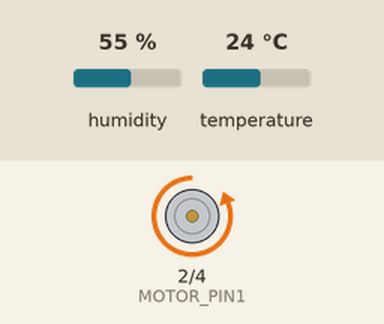
This program was run on a simulated ESP32. On the bench: motor-driver pin pairs drawn as motors (green arrow = first pin HIGH = forward, orange = second pin HIGH = backward, longer = more drive). The test bench sets the inputs (shaded band); at power-on: humidity 55 %, temperature 24 °C. What the program prints to the serial monitor is not drawn.

Above: at 3.0 s.
At 9.0 s:
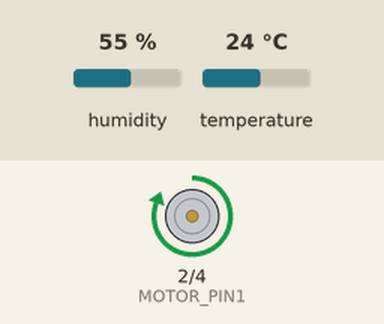
Timing chart, 0 to 15.6 s (numbered marks = the images above):
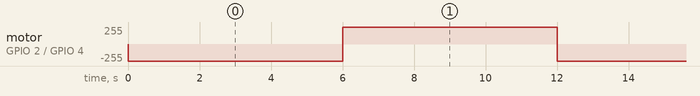

The program:

main.cpp
```cpp
#include <Arduino.h>
#include "Motor.h"
#include "DHT22Sensor.h"
#define MOTOR_PIN1 2
#define MOTOR_PIN2 4
#define HT22_PIN 15
#define MOTOR_PWM 15

Motor motor(MOTOR_PIN1, MOTOR_PIN2, MOTOR_PWM);
DHT22Sensor humidSensor(HT22_PIN);

void setup() {
  Serial.begin(115200);
  Serial.println("Motor control with PWM initialized.");
  motor.begin();
  humidSensor.begin();
}

void loop() {
  humidSensor.readAndPrint();
  motor.backward(255);
  delay(6000);
  motor.forward(255);
  delay(6000);
  // motor.forward(150);
  // motor.stop();
  // delay(2000);
  // motor.backward(50);
  Serial.println("Finished loop");
}
```

DHT22Sensor.h
```cpp
#pragma once

#include <Adafruit_Sensor.h>
#include <DHT.h>
#include <DHT_U.h>

#define DHTTYPE DHT22

class DHT22Sensor {

  public:
    DHT22Sensor(int dhtPin) : pin(dhtPin), dht(dhtPin, DHTTYPE) {}

    void begin() {
      dht.begin();
    }

    void readAndPrint() {
      float humidity = dht.readHumidity();
      float temperature = dht.readTemperature();

      if (isnan(humidity) || isnan(temperature)) {
        Serial.println("Failed to read from DHT sensor!");
        return;
      }

      Serial.print("Humidity: ");
      Serial.print(humidity);
      Serial.print(" %\t");
      Serial.print("Temperature: ");
      Serial.print(temperature);
      Serial.println(" °C");
    }

    private:
    int pin;
    DHT dht;

};
```

Motor.h
```cpp
#pragma once

class Motor {
  public:
    // Constructor: Initialize motor control pins
    Motor(int in1, int in2, int pwmPin) {
      this->in1 = in1;
      this->in2 = in2;
      this->pwmPin = pwmPin;
    }

    // Initialize motor pins
    void begin() {
      pinMode(in1, OUTPUT);
      pinMode(in2, OUTPUT);
      pinMode(pwmPin, OUTPUT);
      stop();  // Start with the motor stopped
    }

    // Run motor forward at a given speed (0-255)
    void forward(int speed) {
      speed = constrain(speed, 0, 255);  // Ensure speed is in range
      digitalWrite(in1, HIGH);           // Set direction forward
      digitalWrite(in2, LOW);
      analogWrite(pwmPin, speed);        // Set motor speed
    }

    // Run motor backward at a given speed (0-255)
    void backward(int speed) {
      speed = constrain(speed, 0, 255);
      digitalWrite(in1, LOW);            // Set direction backward
      digitalWrite(in2, HIGH);
      analogWrite(pwmPin, speed);
    }

    // Stop the motor
    void stop() {
      analogWrite(pwmPin, 0);            // Set speed to 0
      digitalWrite(in1, LOW);
      digitalWrite(in2, LOW);            // Both LOW stops the motor
    }

  private:
    int in1, in2, pwmPin;  // Pins for motor control
};
```

Measured:
- by itself, motor on GPIO 2 (MOTOR_PIN1) / GPIO 4 (MOTOR_PIN2): alternates forward 255/255 for 6.0 s and backward 255/255 for 6.0 s
